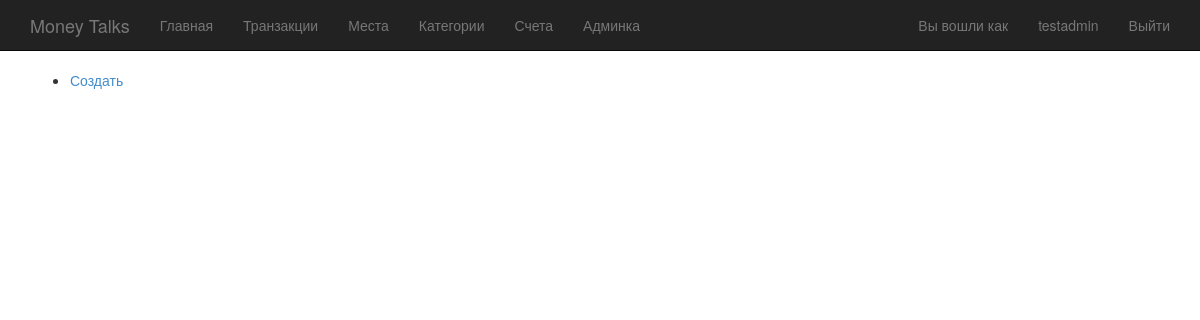
/accounts/ (signed in), run on an earlier commit of the app's database.
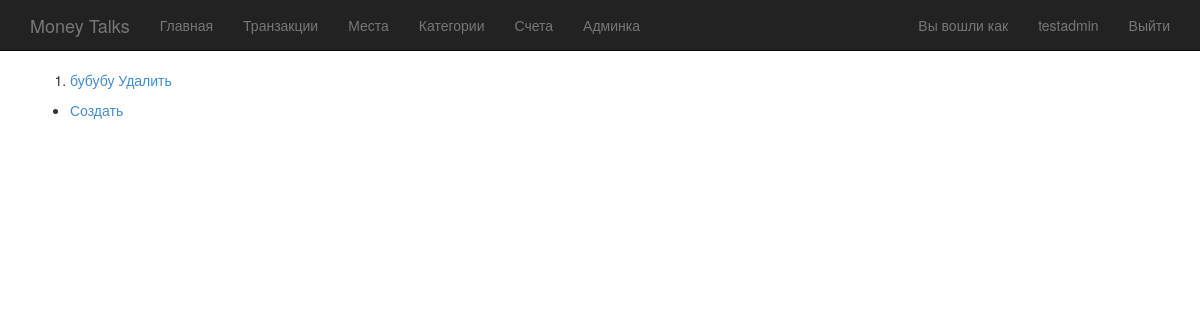
And on a later commit of the database.
### accounts/models.py (models this page shows, shortened)
class Account(models.Model):
    name = models.CharField(max_length=80)
    user = models.ForeignKey(User, related_name='accounts')
    def __str__(self):
        return self.name

### accounts/views.py (the view)
class AccountListView(AccountMixin, ListView):
    pass

### accounts/views.py (called while the page is built)
    def get_queryset(self):
        return Account.objects.filter(user=self.request.user)

### templates/accounts/account_list.html (shortened to what this page needs)
{% extends 'base.html' %}
{% block content %}
    {% if object_list %}
        <ol>
            {% for place in object_list %}
                <li>
                    <a href="update/{{ place.pk }}/">{{ place }}</a> <a href="delete/{{ place.pk }}/">Удалить</a>
                </li>
            {% endfor %}
        </ol>
    {% endif %}
    <ul>
        <li><a href="create/">Создать</a></li>
    </ul>
{% endblock content %}

### templates/base.html (shortened to what this page needs)
{% load i18n %}
<!DOCTYPE html>
<html>
{% load staticfiles %}
<head lang="en">
    <link rel="stylesheet" type="text/css" href="{% static "css/bootstrap.min.css" %}">
    <link rel="stylesheet" type="text/css" href="{% static "css/MainStyle.css" %}">
</head>
<body>
<div class="navbar navbar-inverse navbar-fixed-top" role="navigation">
    <div class="container">
        <div class="navbar-header">
            <a class="navbar-brand" href="/">Money Talks</a>
        </div>
        <div class="collapse navbar-collapse">
            <ul class="nav navbar-nav">
                <li><a href="/">{% trans "Главная" %}</a></li>
                {% if user.is_authenticated %}
                    <li><a href="{% url 'transaction_list' %}">{% trans "Транзакции" %}</a></li>
                    <li><a href="{% url 'place_list' %}">{% trans "Места" %}</a></li>
                    <li><a href="{% url 'category_list' %}">{% trans "Категории" %}</a></li>
                    <li><a href="{% url 'account_list' %}">{% trans "Счета" %}</a></li>
                    {% if user.is_superuser %}
                        <li><a href="/admin">{% trans "Админка" %}</a></li>
                    {% endif %}
                {% endif %}
            </ul>
            <ul class="nav navbar-nav navbar-right">
                {% if user.is_authenticated %}
                    <p class="navbar-text">{% trans "Вы вошли как" %}</p>
                    <li><a href="{% url 'auth_profile' %}">{{ user.username }}</a></li>
                    <li><a href="{% url 'auth_logout' %}">{% trans "Выйти" %}</a></li>
                {% else %}
                    <li><a href="{% url 'registration_register' %}">{% trans "Регистрация" %}</a></li>
                    <li><a href="{% url 'auth_login' %}">{% trans "Вход" %}</a></li>
                {% endif %}
            </ul>
        </div>
    </div>
</div>
<div class="container ">
    {% block content %}{% endblock %}
</div>
</body>

What changed in the data, as far as the page shows it:
added Account: name "бубубу"
